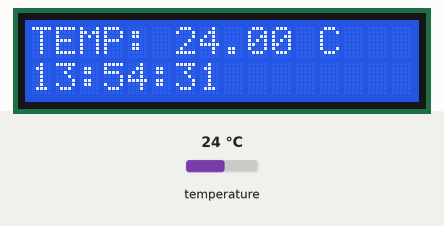
Simulated run of this sketch. Board: ESP32. Shown: 16×2 character LCD. The test bench sets the inputs (shaded band); at power-on: temperature 24 °C. WiFi joins after 1.5 s; servers stay silent unless stated; network time is answered at once with the bench clock; the local clock reads 2024-03-15 10:24:30 at power-on unless the sketch sets it; no MQTT or app messages arrive unless stated; what the sketch prints to the serial monitor is not drawn.

Above: at 3.0 s.
3.1 s: temperature set to 12 °C
At 9.5 s:
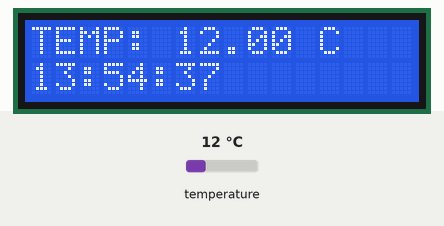
15.0 s: temperature set to 19 °C
At 20.9 s:
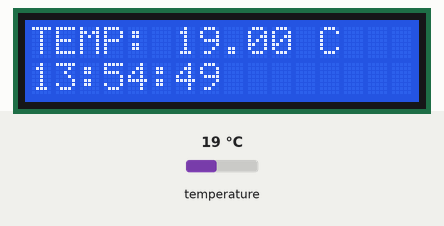
32.8 s: temperature set to 28 °C
At 38.5 s:
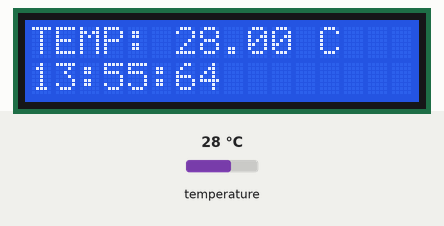
Timing chart, 0 to 40.0 s (numbered marks = the images above; inputs shaded):
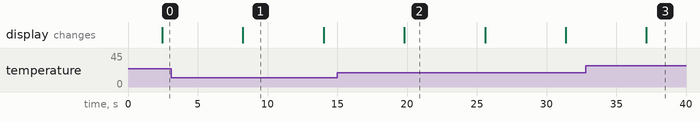

The sketch:

MQTTserver.ino
```cpp
#include <WiFi.h>
#include <PubSubClient.h>
#include <ArduinoJson.h>
#include <NTPClient.h>
#include <WiFiUdp.h>
#include <OneWire.h>
#include <DallasTemperature.h>
#include <LiquidCrystal_I2C.h>

const char *ssid = "YOUR SSID";
const char *password = "YOUR PASSWORD";

const char *mqtt_broker = "broker.emqx.io";
const char *topic = "esp32/test";
const char *mqtt_username = "emqx";
const char *mqtt_password = "public";
const int mqtt_port = 1883;

WiFiClient espClient;
PubSubClient client(espClient);

unsigned long lastMsgTime = 0;
unsigned long interval = 5000;

WiFiUDP ntpUDP;
NTPClient timeClient(ntpUDP, "pool.ntp.org", 0, 60000);

const int oneWireBus = 4;
OneWire oneWire(oneWireBus);
DallasTemperature sensors(&oneWire);
LiquidCrystal_I2C lcd(0x27, 16, 2);

void setup() {
  lcd.init();
  lcd.clear();
  lcd.backlight();

  Serial.begin(115200);
  sensors.begin();

  WiFi.begin(ssid, password);
  while (WiFi.status() != WL_CONNECTED) {
    delay(500);
    Serial.println("Connecting to WiFi..");
  }
  Serial.println("Connected to Wi-Fi");

  client.setServer(mqtt_broker, mqtt_port);
  client.setCallback(callback);

  while (!client.connected()) {
    String client_id = "mqttx_" + String(WiFi.macAddress());
    Serial.printf("Connecting to MQTT broker as %s\n", client_id.c_str());
    if (client.connect(client_id.c_str(), mqtt_username, mqtt_password)) {
      Serial.println("Connected to MQTT broker");
    } else {
      Serial.print("Failed to connect, state: ");
      Serial.print(client.state());
      delay(2000);
    }
  }
  timeClient.begin();
  client.subscribe(topic);
}

void callback(char *topic, byte *payload, unsigned int length) {
  Serial.print("Message received in topic: ");
  Serial.println(topic);

  String received_message = "";
  for (int i = 0; i < length; i++) {
    received_message += (char)payload[i];
  }
  Serial.print("Message: ");
  Serial.println(received_message);
  Serial.println("-----------------------");
}

void loop() {

  client.loop();
  timeClient.update();

  String formattedTime = timeClient.getFormattedTime();
  int hour = (timeClient.getHours() + 3) % 24;
  int minute = (timeClient.getMinutes() + 30) % 60;
  int second = (timeClient.getSeconds());
  String iranTime = String(hour) + ":" + String(minute)+ ":" +String(second);

  sensors.requestTemperatures();
  float temperatureC = sensors.getTempCByIndex(0);

  DynamicJsonDocument jsonDoc(1024);
  jsonDoc["temperature"] = temperatureC;
  jsonDoc["time"] = iranTime;
  String jsonString;
  serializeJson(jsonDoc, jsonString);
  client.publish(topic, jsonString.c_str());
  Serial.println("Published JSON message: " + jsonString);


  lcd.setCursor(0, 0);
  lcd.print("TEMP: ");
  lcd.print(temperatureC);
  lcd.print(" C");
  lcd.setCursor(0, 1);
  lcd.print(iranTime);
  delay(5000);
}
```

Measured:
- what the display in image 1 shows lasts 5.8 s, from 8.2 s to 14.0 s
